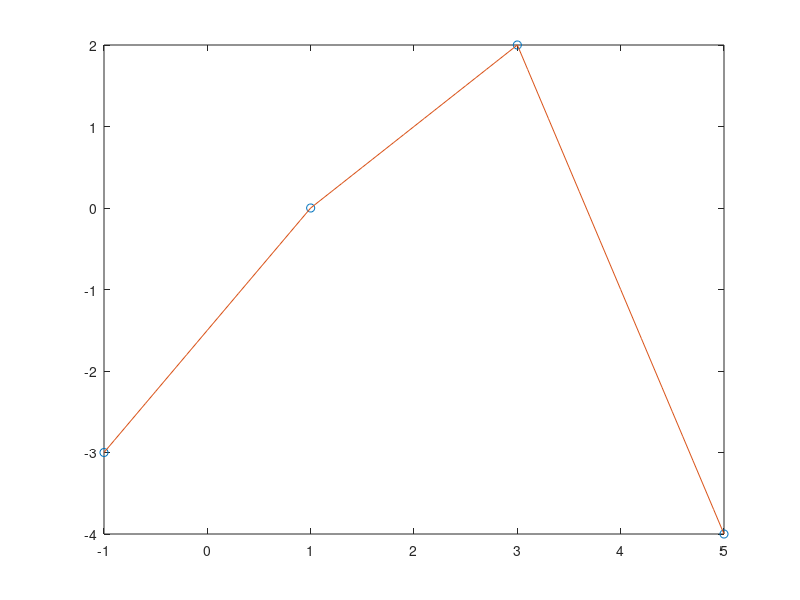

The MATLAB source for this figure:
%interpolation with linear spline
clc
x=[-1;1;3;5];
y=[-3;0;2;-4];
xx=-1:0.1:5;
yy=interp1(x,y,xx,'linear');
plot(x,y,'o',xx,yy)
interp1(x,y,4,'linear')%prognoze